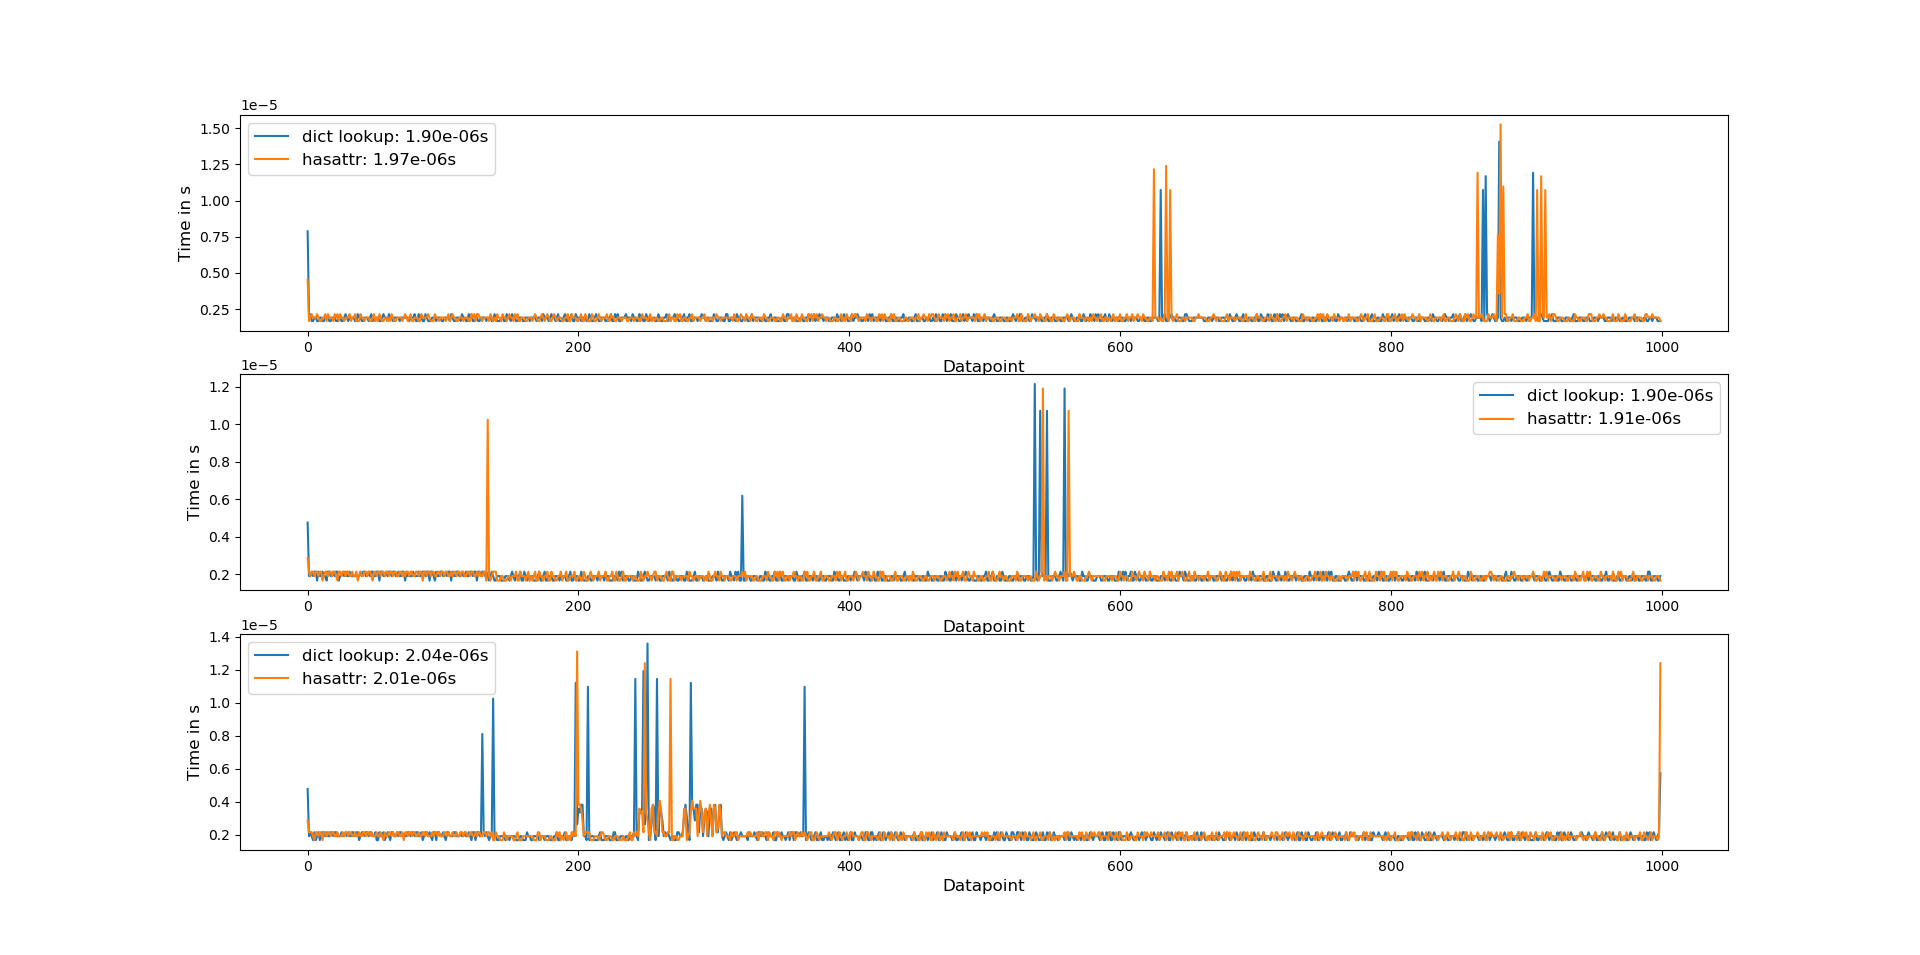

This figure's Python source:
import threading
import queue
from time import sleep, time
import matplotlib.pyplot as plt
import timeit

class B():
    def __init__(self):
        self.status = False

    def reset(self):
        self.status = True

class A():
    def __init__(self):
        self.timeout = B()
        for i in range(100):
            setattr(self, f"{i}", i)
    def refresh(self):
        if "timeout" in self.__dict__:
            self.timeout.reset()
    def refresh_2(self):
        if hasattr(self, "timeout"):
            self.timeout.reset()

for j in range(1, 4):
    a = A()
    T1 = []
    T2 = []
    t1 = time()
    t2 = time()

    for i in range(1000):
        t1 = time()
        a.refresh()
        t2 = time()
        T1.append(t2 - t1)
        t1 = time()
        a.refresh_2()
        t2 = time()
        T2.append(t2 - t1)

    plt.subplot(3, 1, j)
    plt.plot([x for x in range(len(T1))], T1, label=f"dict lookup: {sum(T1)/len(T1):.2e}s")
    plt.plot([x for x in range(len(T2))], T2, label=f"hasattr: {sum(T2)/len(T2):.2e}s")
    plt.ticklabel_format(style='sci', axis='y', scilimits=(0,0))
    plt.xlabel("Datapoint", fontsize=12)
    plt.ylabel("Time in s", fontsize=12)
    plt.legend(prop={'size': 12})
plt.show()
